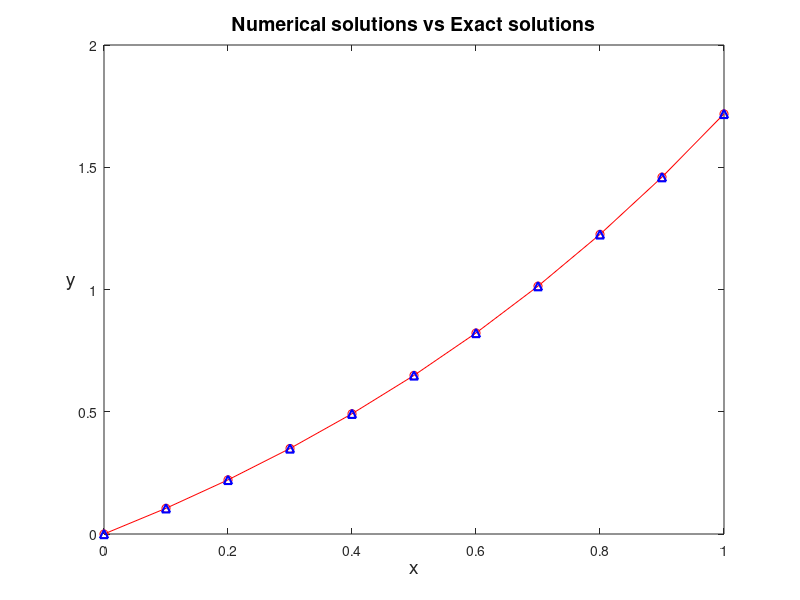

Write the MATLAB code that produced this figure. (Note: this script raises an error after producing the figure.)
% FEM1a.m
% Finite Element Method
% -u_xx=-exp(x) in [0,1] 
% u(0)=0, u'(1)=e;
% exact solution: u=exp(x)-1.
clear all
N=10;
h=1/N;
X=0:h:1;
b=zeros(N,1);
A=zeros(N,N);
for i=2:N
    F1=@(x) N*(x-X(i-1)).*(-exp(x));     % handle
    R1=integral(F1,X(i-1),X(i));             % numerical integration
    F2=@(x) N*(X(i+1)-x).*(-exp(x));
    R2=integral(F2,X(i),X(i+1));
    b(i-1)=R1+R2;
end
F3=@(x) N*(x-X(N)).*(-exp(x));
b(N)=integral(F3,X(N),X(N+1))+exp(1); 
% Assemble matrix
a11=N;
a12=-N;
for i=1:N-1
    A(i,i)=2*a11;
    A(i,i+1)=a12;
    A(i+1,i)=a12;
end
A(N,N)=a11;
% solving the linear system
c=A\b;
un=vertcat(0,c); 
ue=exp(X)-1;
ue=ue';
Error=norm(un-ue)
% plot the figure
plot(X,ue,'ro-',X,un,'b^','LineWidth',1.5)
xlabel('x','fontsize', 14), ylabel('y','fontsize',14,'Rotation',0)
title('Numerical solutions vs Exact solutions','fontsize',14),
legend('Exact solutions','Numerical solutions',0)
set(gca,'fontsize',14)
